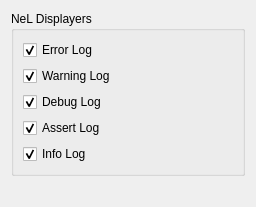
<?xml version="1.0" encoding="UTF-8"?>
<ui version="4.0">
 <class>CLogSettingsPage</class>
 <widget class="QWidget" name="CLogSettingsPage">
  <property name="geometry">
   <rect>
    <x>0</x>
    <y>0</y>
    <width>256</width>
    <height>207</height>
   </rect>
  </property>
  <property name="windowTitle">
   <string>Form</string>
  </property>
  <layout class="QGridLayout" name="gridLayout">
   <item row="0" column="0" colspan="2">
    <widget class="QGroupBox" name="displayerBox">
     <property name="title">
      <string>NeL Displayers</string>
     </property>
     <layout class="QGridLayout" name="gridLayout_6">
      <item row="0" column="0">
       <widget class="QCheckBox" name="errorCheck">
        <property name="text">
         <string>Error Log</string>
        </property>
        <property name="checked">
         <bool>true</bool>
        </property>
       </widget>
      </item>
      <item row="1" column="0">
       <widget class="QCheckBox" name="warningCheck">
        <property name="text">
         <string>Warning Log</string>
        </property>
        <property name="checked">
         <bool>true</bool>
        </property>
       </widget>
      </item>
      <item row="2" column="0">
       <widget class="QCheckBox" name="debugCheck">
        <property name="text">
         <string>Debug Log</string>
        </property>
        <property name="checked">
         <bool>true</bool>
        </property>
       </widget>
      </item>
      <item row="3" column="0">
       <widget class="QCheckBox" name="assertCheck">
        <property name="text">
         <string>Assert Log</string>
        </property>
        <property name="checked">
         <bool>true</bool>
        </property>
       </widget>
      </item>
      <item row="4" column="0">
       <widget class="QCheckBox" name="infoCheck">
        <property name="text">
         <string>Info Log</string>
        </property>
        <property name="checked">
         <bool>true</bool>
        </property>
       </widget>
      </item>
     </layout>
    </widget>
   </item>
   <item row="1" column="0" colspan="2">
    <spacer name="verticalSpacer">
     <property name="orientation">
      <enum>Qt::Vertical</enum>
     </property>
     <property name="sizeHint" stdset="0">
      <size>
       <width>20</width>
       <height>40</height>
      </size>
     </property>
    </spacer>
   </item>
  </layout>
 </widget>
 <resources>
  <include location="../../studio.qrc"/>
 </resources>
 <connections/>
</ui>
